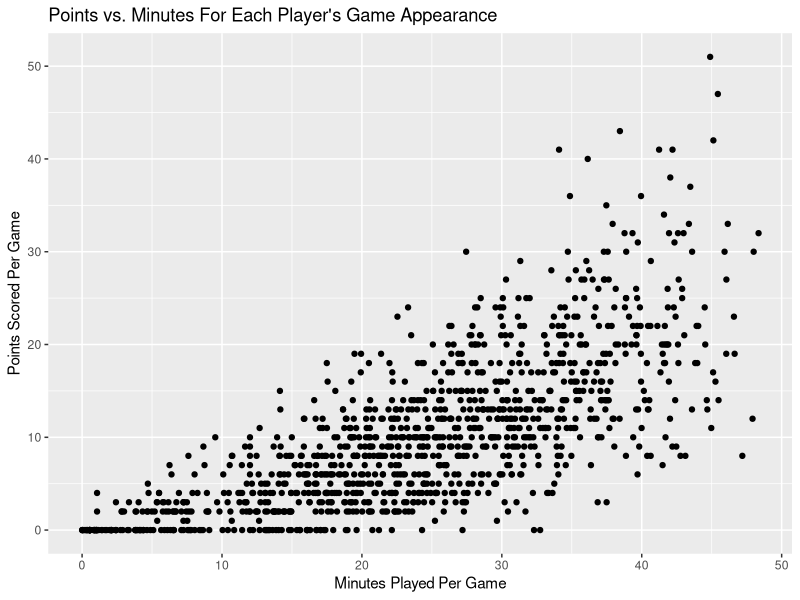
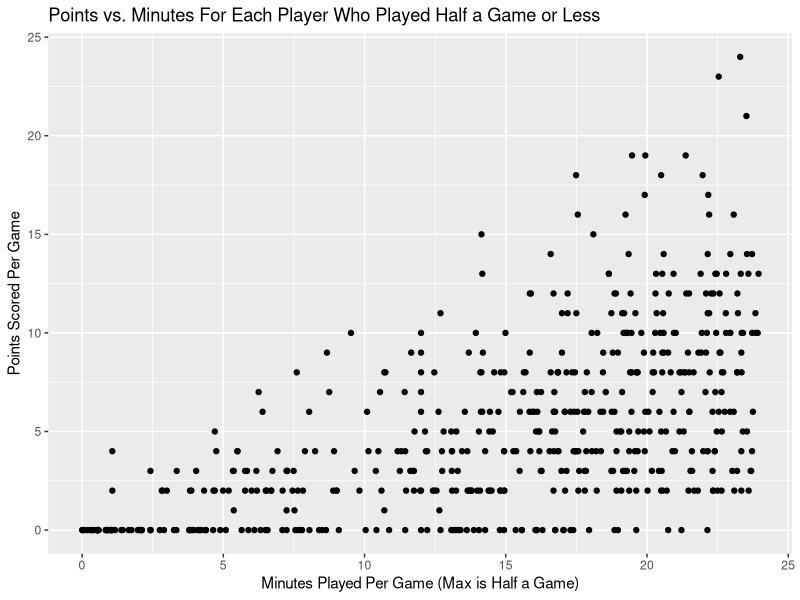
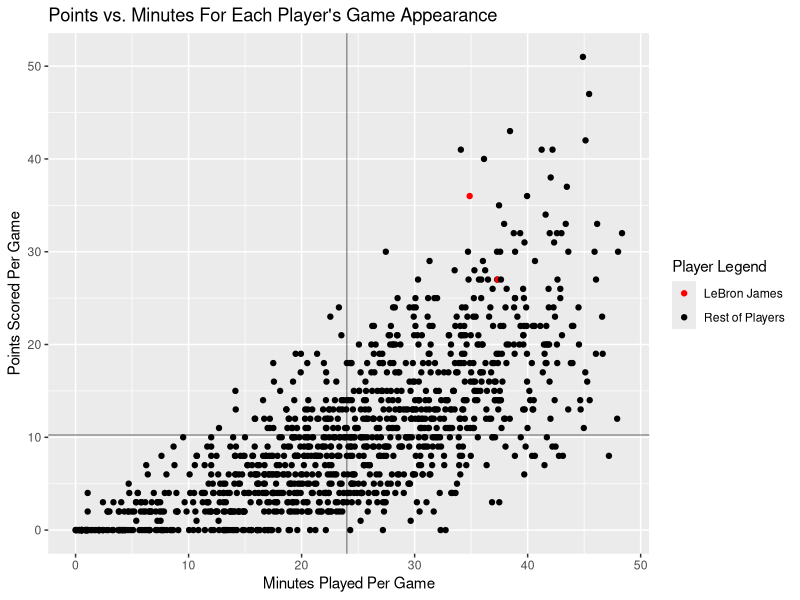
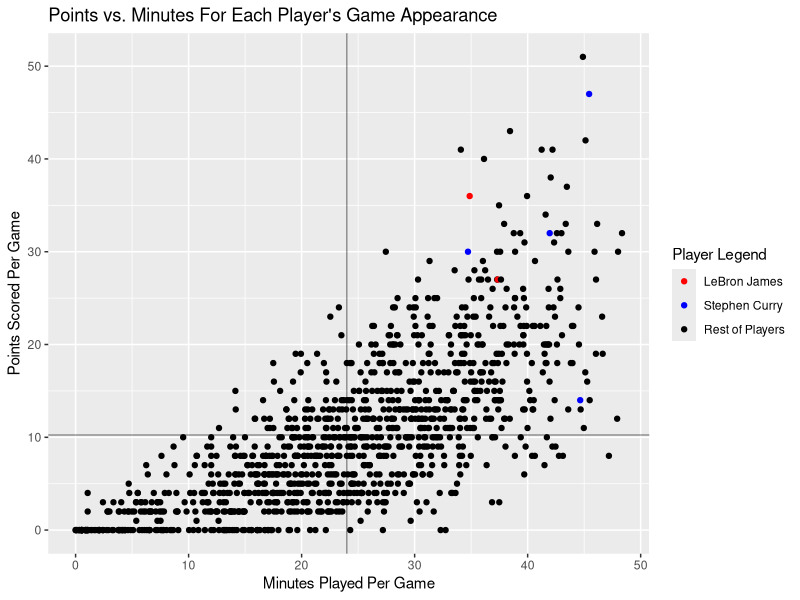

Write R code to recreate these figures, in order.
## ---- chunk 1
require(ggplot2)

data <- read.csv('nba_sample.csv', header=T)
head(data)
## ---- chunk 2
ggplot(data=data, aes(x=MIN, y=PTS)) +
  geom_point() +
  xlab('Minutes Played Per Game') +
  ylab('Points Scored Per Game') +
  ggtitle('Points vs. Minutes For Each Player\'s Game Appearance')
## ---- chunk 3
data.lessplayed <- subset(data, data$MIN < 24)
ggplot(data=data.lessplayed, aes(x=MIN, y=PTS)) +
  geom_point() +
  xlab('Minutes Played Per Game (Max is Half a Game)') +
  ylab('Points Scored Per Game') +
  ggtitle('Points vs. Minutes For Each Player Who Played Half a Game or Less')
## ---- chunk 4
player.name = "LeBron James"
data$highlight <- ifelse(data$PLAYER == player.name, "highlight", "normal")
colors <- c("highlight" = "red", "normal" = "black")

ggplot(data=data, aes(x=MIN, y=PTS, col=highlight)) +
  geom_point() +
  geom_hline(yintercept=mean(data$PTS), alpha=0.4) +
  geom_vline(xintercept=mean(data$MIN), alpha=0.4) +
  scale_color_manual("Player Legend", values=colors, labels=c(player.name, "Rest of Players")) +
  xlab('Minutes Played Per Game') +
  ylab('Points Scored Per Game') +
  ggtitle('Points vs. Minutes For Each Player\'s Game Appearance')

## ---- chunk 5
player.name.1 = "LeBron James"
player.name.2 = "Stephen Curry"

data$highlight <- rep("normal", length(data$PLAYER))
data$highlight[data$PLAYER == player.name.1] <- "highlight1"
data$highlight[data$PLAYER == player.name.2] <- "highlight2"
  
colors <- c("highlight1" = "red", "highlight2" = "blue", "normal" = "black")

ggplot(data=data, aes(x=MIN, y=PTS, col=highlight)) +
  geom_point() +
  geom_hline(yintercept=mean(data$PTS), alpha=0.4) +
  geom_vline(xintercept=mean(data$MIN), alpha=0.4) +
  scale_color_manual("Player Legend", values=colors,
                     labels=c(player.name.1, player.name.2, "Rest of Players")) +
  xlab('Minutes Played Per Game') +
  ylab('Points Scored Per Game') +
  ggtitle('Points vs. Minutes For Each Player\'s Game Appearance')

